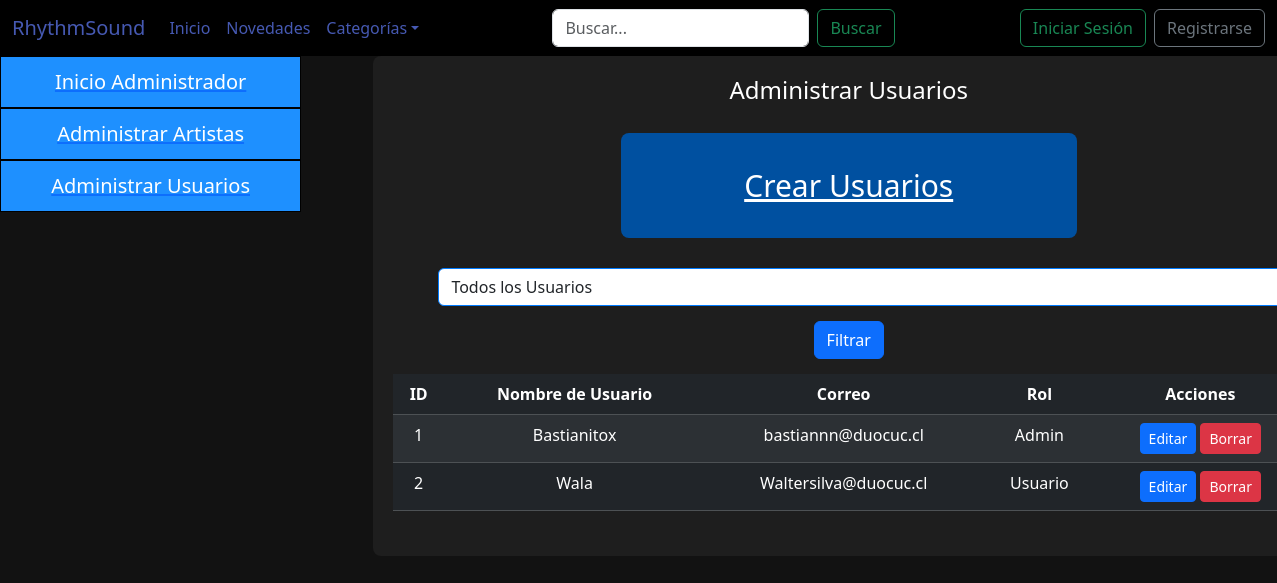
The page /listado_usuario/ on the database as committed earlier.
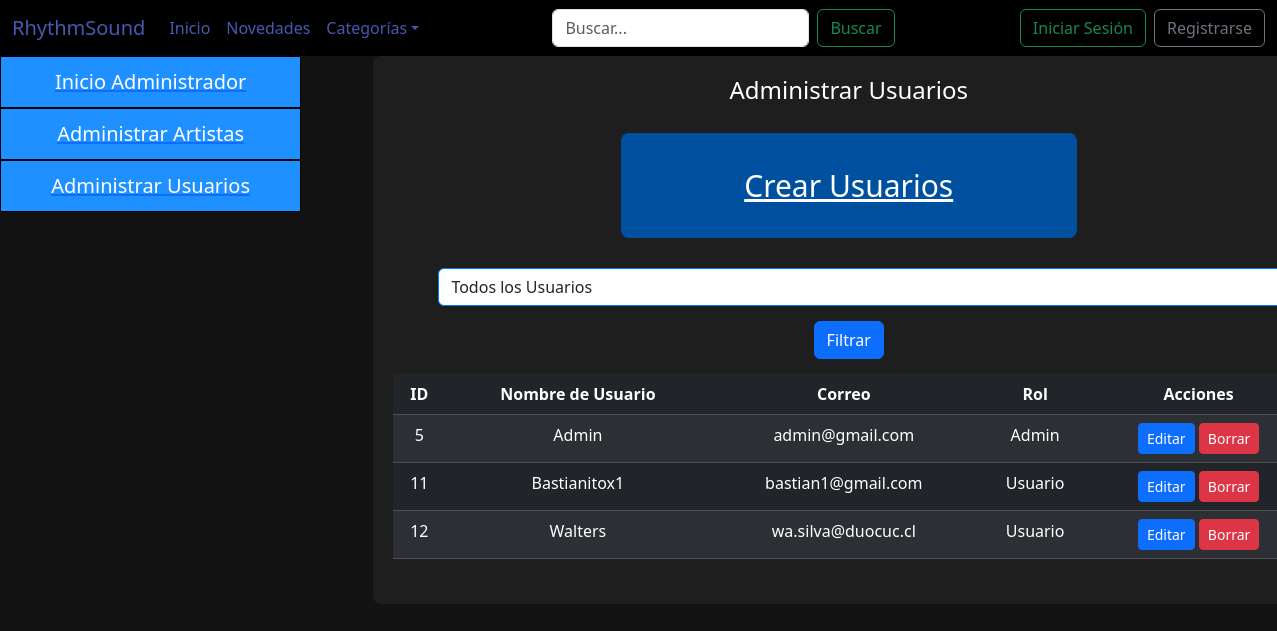
The same page on the database as committed later.
### rsound/models.py (models this page shows, shortened)
class Usuario(models.Model):
    idUsuario = models.AutoField(primary_key=True, verbose_name='Id de usuario')
    nombreUsuario = models.CharField(max_length=15)
    nombre = models.CharField(max_length=20)
    apellidos = models.CharField(max_length=40)
    numero_telefonico = models.CharField(max_length=20, verbose_name="Número Telefónico (+56)", default='0000000000')
    correo = models.EmailField(max_length=40)
    contraseña = models.CharField(max_length=128)
    fechacreacion = models.DateField(verbose_name='Fecha de creación', auto_now_add=True)
    rol = models.ForeignKey(Rol, on_delete=models.CASCADE)

class Rol(models.Model):
    idRol = models.AutoField(primary_key=True,verbose_name='Id rol')
    nombreRol = models.CharField(max_length=15, blank=True, null=True)

### rsound/views.py (the view)
# urls.py: path('listado_usuario/',listado_usuario, name='listado_usuario'),
def listado_usuario(request):
    roles=Rol.objects.all()
    usuario=Usuario.objects.all()
    contexto={
        "roles":roles,
        "persona":usuario
    }
    return render(request, 'rsound/Admin/listado_usuario.html',contexto)

### rsound/templates/rsound/Admin/listado_usuario.html (shortened to what this page needs)
{% extends 'rsound/Plantilla.html' %}
{% load static %}
{% block css %}
<link rel="stylesheet" href="{% static 'rsound/css/administracion.css' %}">
{% endblock css %}
{% block Contenido %}
<div class="row fondogeneralosos">
    <div class="col-md-3 col-sm-12 col-12">
        <div class="navegador">
            <nav class="barranav">
                <ul>
                    <a href="{% url 'administracion' %}">
                        <li>Inicio Administrador</li>
                    </a>
                    <a href="{% url 'adminartistas' %}">
                        <li>Administrar Artistas</li>
                    </a>
                    <a href="{% url 'adminusuario' %}">
                        <li>Administrar Usuarios</li>
                    </a>
                </ul>
            </nav>
        </div>
    </div>
    <div class="col-md-9 col-sm-12 col-12 ">
        <div class="col-md-12 administracion">
            <div class="container-editar">
                <div class="container-datos">
                    <h4 id="titulo">Administrar Usuarios</h4>
                    <div class="row botonfiguras">
                        <div class="col-md-12">
                            <div class="boton">
                                <a href="{% url 'crear_usuario' %}">Crear Usuarios</a>
                            </div>
                        </div>
                        <form action="{% url 'adminusuario' %}" method="post">
                            <div>
                                <select class="form-select selectorCategorias" aria-label="Default select example" name="rolFiltrado" required>
                                    <option value="0">Todos los Usuarios</option>
                                </select>
                                <button type="submit" class="btn btnFiltrar btn-primary">Filtrar</button>
                            </div>
                            <div class="lista">
                                <table class="table table-dark table-striped">
                                    <thead>
                                        <tr>
                                            <th>ID</th>
                                            <th>Nombre de Usuario</th>
                                            <th>Correo</th>
                                            <th>Rol</th>
                                            <th>Acciones</th>
                                        </tr>
                                    </thead>
                                    <tbody>
                                        {% for usuario in persona %}
                                        <tr>
                                            <td>{{ usuario.idUsuario }}</td>
                                            <td>{{ usuario.nombreUsuario }}</td>
                                            <td>{{ usuario.correo }}</td>
                                            <td>{{ usuario.rol.nombreRol }}</td>
                                            <td>
                                                <a href="#" class="btn btn-primary btn-sm">Editar</a>
                                                <a href="#" class="btn btn-danger btn-sm">Borrar</a>
                                            </td>
                                        </tr>
                                        {% endfor %}
                                    </tbody>
                                </table>
                            </div>
                        </form>
                    </div>
                </div>
            </div>
        </div>
    </div>
</div>
{% endblock Contenido %}

### rsound/templates/rsound/Plantilla.html (shortened to what this page needs)
{% load static %}
<!DOCTYPE html>
<html lang="en">
<head>
  {% block css %}
  {% endblock css %}
  <link href="{% static 'rsound/css/Styles.css' %}" rel="stylesheet">
  <link href="{% static 'rsound/css/Style3.css' %}" rel="stylesheet">
  <link href="{% static 'rsound/css/cssNavbar.css' %}" rel="stylesheet">
  <link href="https://cdn.jsdelivr.net/npm/bootstrap@5.3.3/dist/css/bootstrap.min.css" rel="stylesheet">
</head>
<body>
  <nav class="navbar navbar-expand-lg">
    <div class="container-fluid">
      <a class="navbar-brand color_letra_nav" href="#">RhythmSound</a>
      <div class="collapse navbar-collapse" id="navbarScroll">
        <ul class="navbar-nav me-auto my-2 my-lg-0 navbar-nav-scroll" style="--bs-scroll-height: 100px;">
          <li class="nav-item">
            <a class="nav-link active color_letra_nav color_letra_nav_active" aria-current="page" href="{% url 'inicio' %}">Inicio</a>
          </li>
          <li class="nav-item">
            <a class="nav-link color_letra_nav" href="{% url 'novedades' %}">Novedades</a>
          </li>
          <li class="nav-item dropdown">
            <a class="nav-link dropdown-toggle color_letra_nav" href="#" role="button" data-bs-toggle="dropdown" aria-expanded="false">Categorías</a>
          </li>
        </ul>
        <form class="d-flex mx-auto" role="search">
          <input class="form-control me-2" type="search" placeholder="Buscar..." aria-label="Search">
          <button class="btn btn-outline-success" type="button" onclick="buscadorBuscar(this)">Buscar</button>
        </form>
        <div class="d-flex ms-auto">
          {% if user.is_authenticated %}
          <button class="btn btn-outline-secondary" type="button" onclick="window.location.href='{% url 'logout' %}'">Cerrar Sesión</button>
          {% else %}
          <button class="btn btn-outline-success me-2" type="button" data-bs-toggle="modal" data-bs-target="#staticBackdrop">Iniciar Sesión</button>
          <button class="btn btn-outline-secondary" type="button" onclick="window.location.href='{% url 'registro' %}'">Registrarse</button>
          {% endif %}
        </div>
      </div>
    </div>
  </nav>
  {% block Contenido %}
  {% endblock Contenido %}
</body>
</html>

### rsound/static/rsound/css/administracion.css (style rules this page uses)
body { font-family: 'Arial', sans-serif; background-color: #121212 !important; color: #ddd; }
.selectorCategorias { width: 90%; margin-left: 5%; border: 1px solid #007bff !important; }
.btnFiltrar { margin-top: 15px; margin-bottom: 15px; background-color: #007bff; border: none; color: white; }
.administracion { background-color: #1e1e1e; width: 90%; margin-left: 5%; min-height: 400px; text-align: center; padding: 20px; border-radius: 8px; }
.navegador { text-align: center; width: 100%; padding: 0; }
.navegador .barranav ul { list-style-type: none; margin: 0; padding: 0; height: 100%; }
.barranav { position: sticky !important; }
.barranav ul a li { background-color: #1e90ff; color: #fff !important; font-size: 20px; display: block; padding: 10px 18px; text-decoration: none; }
.navegador .barranav ul li { border: 1px solid #000000; }
.container-datos { text-align: center; }
.lista { margin-bottom: 25px; }
.botonfiguras { margin-top: 30px; }
.botonfiguras .boton { border-radius: 8px; font-size: 30px; margin-left: 25%; margin-top: 20px; padding: 30px; width: 50%; background-color: #0050a0; margin-bottom: 30px; }
.botonfiguras .boton a { color: white !important; }

### rsound/static/rsound/css/Styles.css (style rules this page uses)
body { font-family: 'Arial', sans-serif; background-color: #121212 !important; }

### rsound/static/rsound/css/Style3.css (style rules this page uses)
body { font-family: Arial, sans-serif; background-color: #000; color: #fff !important; margin: 0; padding: 0; }

### rsound/static/rsound/css/cssNavbar.css (style rules this page uses)
nav { background-color: #000000; }
.color_letra_nav { color: rgb(70, 89, 178) !important; }

Rows that differ between the two databases and show on the page:
removed Usuario: idUsuario "1", nombreUsuario "Bastianitox", correo "bastiannn@duocuc.cl", rol.nombreRol "Admin"
removed Usuario: idUsuario "2", nombreUsuario "Wala", correo "Waltersilva@duocuc.cl", rol.nombreRol "Usuario"
added Usuario: idUsuario "5", nombreUsuario "Admin", correo "admin@gmail.com", rol.nombreRol "Admin"
added Usuario: idUsuario "11", nombreUsuario "Bastianitox1", correo "bastian1@gmail.com", rol.nombreRol "Usuario"
added Usuario: idUsuario "12", nombreUsuario "Walters", correo "wa.silva@duocuc.cl", rol.nombreRol "Usuario"
